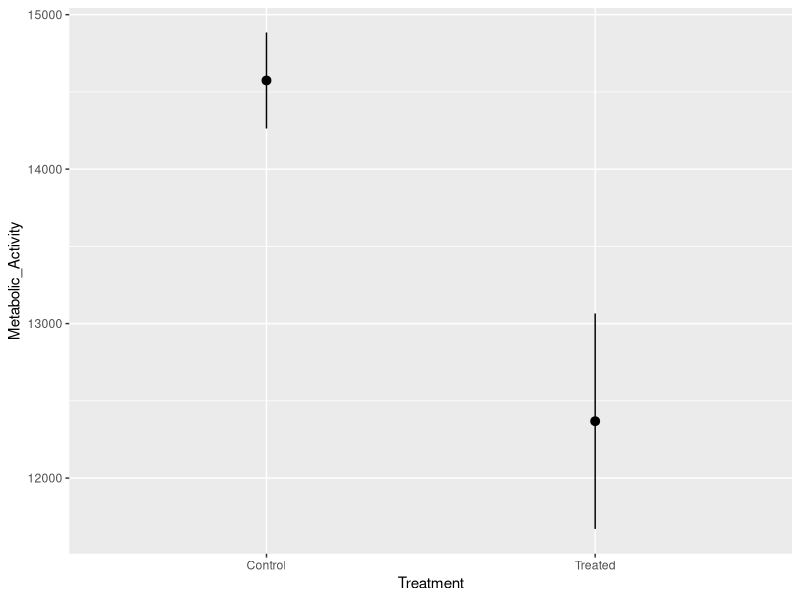
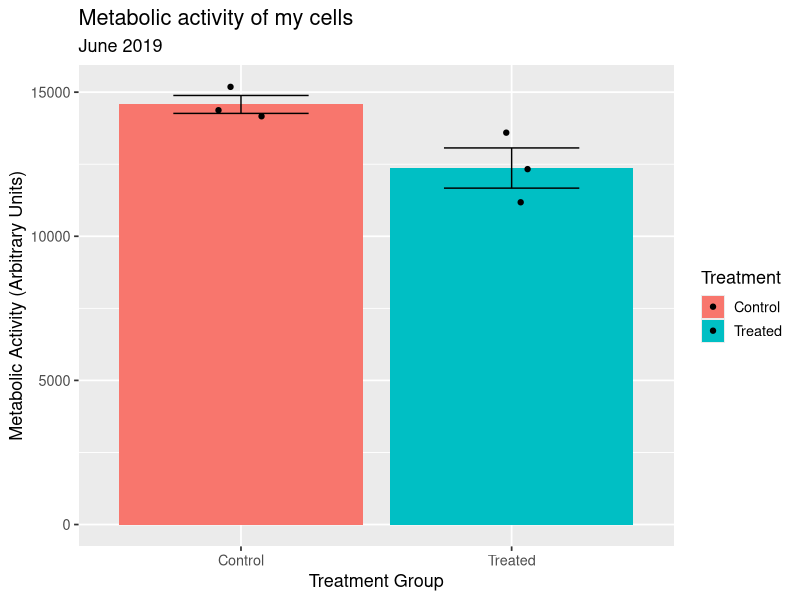
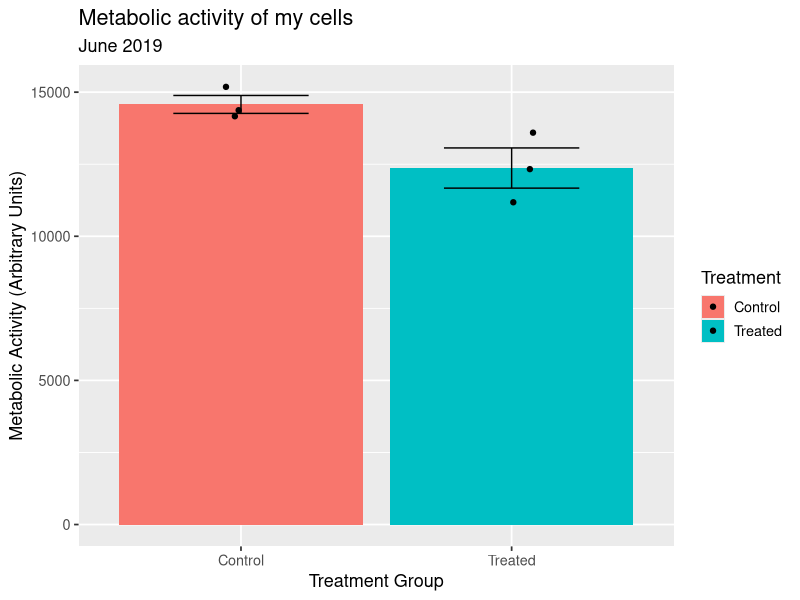

The R script that drew these images, in order:
## ---- chunk 1
#install.packages("tidyverse")
library(tidyverse)
## ---- chunk 2
cell_treatment_data<-read_csv("cell_treatment_data.csv")
## ---- chunk 3
head(cell_treatment_data)
## ---- chunk 4
cell_treatment_data %>% filter(Treatment=="Control")
## ---- chunk 5
cell_treatment_data %>% 
  group_by(Treatment) %>%
  summarise(Maximum_Activity=max(Metabolic_Activity),Minimum_Activity=min(Metabolic_Activity))

## ---- chunk 6
cell_treatment_data %>%
  ggplot(aes(x=Treatment,y=Metabolic_Activity))+
  stat_summary()
## ---- chunk 7
cell_treatment_data %>%
  ggplot(aes(x=Treatment,y=Metabolic_Activity, fill=Treatment))+
  stat_summary(geom="bar")+
  stat_summary(geom="errorbar", width=0.5)+
  geom_jitter(width=0.1,height=0)+
  labs(title="Metabolic activity of my cells", subtitle="June 2019")+
  xlab("Treatment Group")+
  ylab("Metabolic Activity (Arbitrary Units)")+
  theme_gray(13)
## ---- chunk 8
ggsave("ex1_plot.png")
## ---- chunk 9
cell_treatment_data %>%
  t.test(Metabolic_Activity~Treatment,data=.)
